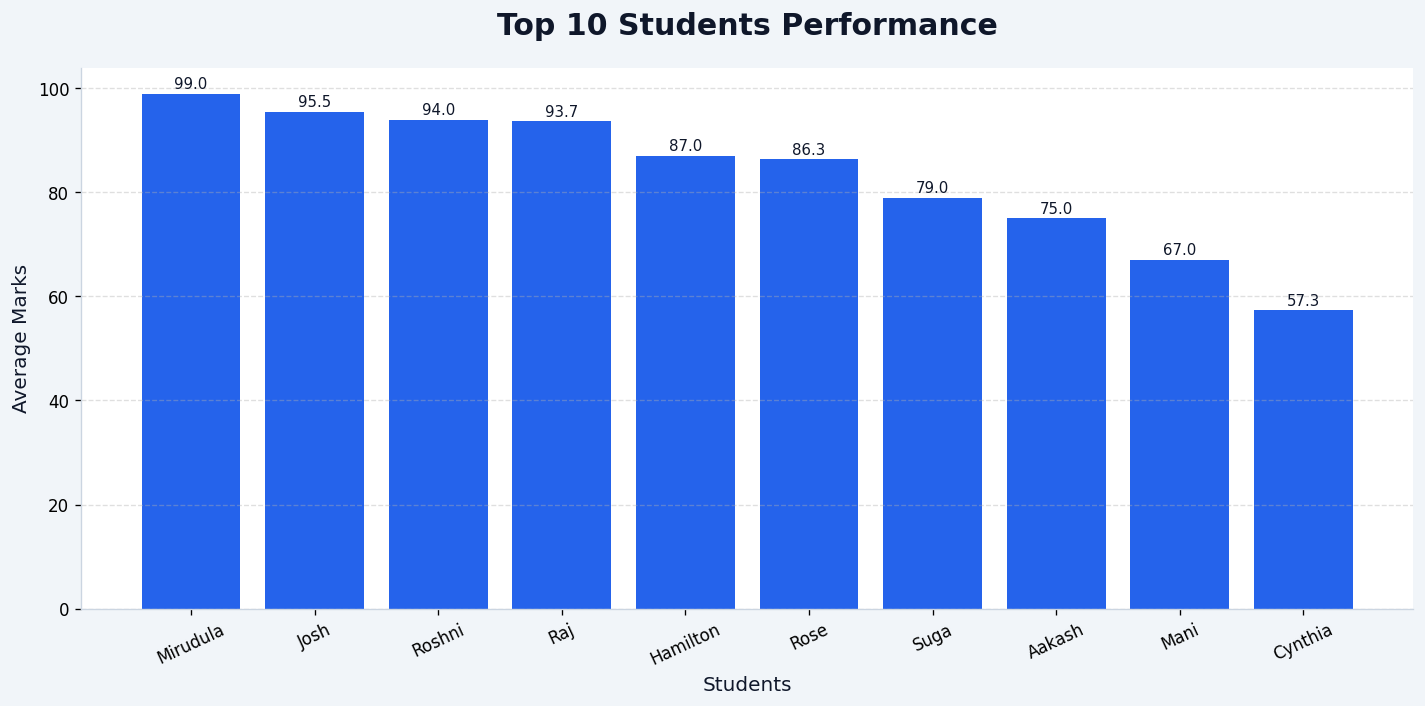

Write Python code to recreate this figure.
import sqlite3
import pandas as pd
import matplotlib.pyplot as plt

# ==========================================
# DATABASE
# ==========================================

conn = sqlite3.connect(
    "database/srms.db"
)


query = """
SELECT
    s.name,
    AVG(m.marks) AS average_marks
FROM students s
JOIN marks m
    ON s.student_id = m.student_id
GROUP BY s.student_id
ORDER BY average_marks DESC
LIMIT 10
"""

df = pd.read_sql_query(
    query,
    conn
)

conn.close()

# ==========================================
# EMPTY DATA SAFETY
# ==========================================

if len(df) == 0:

    plt.figure(
        figsize=(12, 6)
    )

    plt.text(
        0.5,
        0.5,
        "No Student Data Available",
        fontsize=18,
        ha="center",
        va="center"
    )

    plt.axis("off")

    plt.savefig(
        "analytics/admin_chart.png",
        dpi=120,
        bbox_inches="tight"
    )

    exit()

# ==========================================
# SRMS THEME
# ==========================================

BACKGROUND = "#F1F5F9"
CARD = "#FFFFFF"
PRIMARY = "#2563EB"
TEXT = "#0F172A"
GRID = "#CBD5E1"

# ==========================================
# CHART
# ==========================================

fig = plt.figure(
    figsize=(12, 6),
    facecolor=BACKGROUND
)

ax = plt.gca()

ax.set_facecolor(CARD)

bars = plt.bar(
    df["name"],
    df["average_marks"],
    color=PRIMARY
)

# ==========================================
# VALUE LABELS
# ==========================================

for bar in bars:

    height = bar.get_height()

    plt.text(
        bar.get_x() + bar.get_width() / 2,
        height + 1,
        f"{height:.1f}",
        ha="center",
        fontsize=9,
        color=TEXT
    )

# ==========================================
# TITLES
# ==========================================

plt.title(
    "Top 10 Students Performance",
    fontsize=18,
    fontweight="bold",
    color=TEXT,
    pad=20
)

plt.xlabel(
    "Students",
    fontsize=12,
    color=TEXT
)

plt.ylabel(
    "Average Marks",
    fontsize=12,
    color=TEXT
)

# ==========================================
# AXIS STYLE
# ==========================================

plt.xticks(
    rotation=25,
    fontsize=10
)

plt.yticks(
    fontsize=10
)

ax.spines["top"].set_visible(False)
ax.spines["right"].set_visible(False)

ax.spines["left"].set_color(GRID)
ax.spines["bottom"].set_color(GRID)

plt.grid(
    axis="y",
    linestyle="--",
    alpha=0.4
)

plt.tight_layout()

# ==========================================
# SAVE
# ==========================================

plt.savefig(
    "analytics/admin_chart.png",
    dpi=120,
    bbox_inches="tight",
    facecolor=BACKGROUND
)

plt.close()
